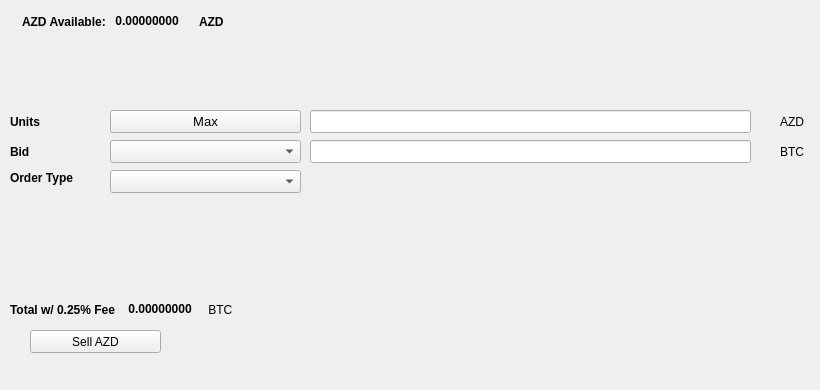
   <widget class="QWidget" name="SellTab">
    <attribute name="title">
     <string>Sell</string>
    </attribute>
    <widget class="QLabel" name="label_16">
     <property name="geometry">
      <rect>
       <x>780</x>
       <y>140</y>
       <width>31</width>
       <height>23</height>
      </rect>
     </property>
     <property name="text">
      <string>BTC</string>
     </property>
    </widget>
    <widget class="QComboBox" name="SellBidcomboBox">
     <property name="geometry">
      <rect>
       <x>110</x>
       <y>140</y>
       <width>191</width>
       <height>23</height>
      </rect>
     </property>
     <property name="font">
      <font>
       <pointsize>10</pointsize>
      </font>
     </property>
    </widget>
    <widget class="QLabel" name="label_18">
     <property name="geometry">
      <rect>
       <x>10</x>
       <y>110</y>
       <width>46</width>
       <height>23</height>
      </rect>
     </property>
     <property name="font">
      <font>
       <weight>75</weight>
       <bold>true</bold>
      </font>
     </property>
     <property name="text">
      <string>Units</string>
     </property>
    </widget>
    <widget class="QPushButton" name="Sell_Max_Amount">
     <property name="geometry">
      <rect>
       <x>110</x>
       <y>110</y>
       <width>191</width>
       <height>23</height>
      </rect>
     </property>
     <property name="font">
      <font>
       <pointsize>10</pointsize>
      </font>
     </property>
     <property name="text">
      <string>Max</string>
     </property>
    </widget>
    <widget class="QLabel" name="label_20">
     <property name="geometry">
      <rect>
       <x>10</x>
       <y>170</y>
       <width>91</width>
       <height>16</height>
      </rect>
     </property>
     <property name="font">
      <font>
       <weight>75</weight>
       <bold>true</bold>
      </font>
     </property>
     <property name="text">
      <string>Order Type</string>
     </property>
    </widget>
    <widget class="QComboBox" name="SellOrdertypeCombo">
     <property name="geometry">
      <rect>
       <x>110</x>
       <y>170</y>
       <width>191</width>
       <height>23</height>
      </rect>
     </property>
     <property name="font">
      <font>
       <pointsize>10</pointsize>
      </font>
     </property>
    </widget>
    <widget class="QLabel" name="label_21">
     <property name="geometry">
      <rect>
       <x>10</x>
       <y>140</y>
       <width>46</width>
       <height>23</height>
      </rect>
     </property>
     <property name="font">
      <font>
       <weight>75</weight>
       <bold>true</bold>
      </font>
     </property>
     <property name="text">
      <string>Bid</string>
     </property>
    </widget>
    <widget class="QLabel" name="label_22">
     <property name="geometry">
      <rect>
       <x>780</x>
       <y>110</y>
       <width>31</width>
       <height>23</height>
      </rect>
     </property>
     <property name="text">
      <string>AZD</string>
     </property>
    </widget>
    <widget class="QLineEdit" name="UnitsInputAZD">
     <property name="geometry">
      <rect>
       <x>310</x>
       <y>110</y>
       <width>441</width>
       <height>23</height>
      </rect>
     </property>
     <property name="font">
      <font>
       <pointsize>9</pointsize>
       <weight>75</weight>
       <bold>true</bold>
      </font>
     </property>
    </widget>
    <widget class="QLineEdit" name="SellBidPriceEdit">
     <property name="geometry">
      <rect>
       <x>310</x>
       <y>140</y>
       <width>441</width>
       <height>23</height>
      </rect>
     </property>
     <property name="font">
      <font>
       <pointsize>9</pointsize>
       <weight>75</weight>
       <bold>true</bold>
      </font>
     </property>
    </widget>
    <widget class="QPushButton" name="SellAZDBTN">
     <property name="geometry">
      <rect>
       <x>30</x>
       <y>330</y>
       <width>131</width>
       <height>23</height>
      </rect>
     </property>
     <property name="text">
      <string>Sell AZD</string>
     </property>
     <property name="icon">
      <iconset resource="../anzudark">
       <normaloff>:/icons/bitcoin</normaloff>:/icons/bitcoin</iconset>
     </property>
    </widget>
    <widget class="QWidget" name="layoutWidget3">
     <property name="geometry">
      <rect>
       <x>22</x>
       <y>12</y>
       <width>258</width>
       <height>19</height>
      </rect>
     </property>
     <layout class="QHBoxLayout" name="horizontalLayout">
      <item>
       <widget class="QLabel" name="label232_2">
        <property name="font">
         <font>
          <weight>75</weight>
          <bold>true</bold>
         </font>
        </property>
        <property name="text">
         <string>AZD Available:</string>
        </property>
       </widget>
      </item>
      <item>
       <widget class="QLabel" name="AZDAvailableLabel">
        <property name="palette">
         <palette>
          <active>
           <colorrole role="WindowText">
            <brush brushstyle="SolidPattern">
             <color alpha="255">
              <red>0</red>
              <green>0</green>
              <blue>0</blue>
             </color>
            </brush>
           </colorrole>
           <colorrole role="Button">
            <brush brushstyle="SolidPattern">
             <color alpha="255">
              <red>0</red>
              <green>170</green>
              <blue>0</blue>
             </color>
            </brush>
           </colorrole>
           <colorrole role="Light">
            <brush brushstyle="SolidPattern">
             <color alpha="255">
              <red>0</red>
              <green>255</green>
              <blue>0</blue>
             </color>
            </brush>
           </colorrole>
           <colorrole role="Midlight">
            <brush brushstyle="SolidPattern">
             <color alpha="255">
              <red>0</red>
              <green>212</green>
              <blue>0</blue>
             </color>
            </brush>
           </colorrole>
           <colorrole role="Dark">
            <brush brushstyle="SolidPattern">
             <color alpha="255">
              <red>0</red>
              <green>85</green>
              <blue>0</blue>
             </color>
            </brush>
           </colorrole>
           <colorrole role="Mid">
            <brush brushstyle="SolidPattern">
             <color alpha="255">
              <red>0</red>
              <green>113</green>
              <blue>0</blue>
             </color>
            </brush>
           </colorrole>
           <colorrole role="Text">
            <brush brushstyle="SolidPattern">
             <color alpha="255">
              <red>0</red>
              <green>170</green>
              <blue>0</blue>
             </color>
            </brush>
           </colorrole>
           <colorrole role="BrightText">
            <brush brushstyle="SolidPattern">
             <color alpha="255">
              <red>255</red>
              <green>255</green>
              <blue>255</blue>
             </color>
            </brush>
           </colorrole>
           <colorrole role="ButtonText">
            <brush brushstyle="SolidPattern">
             <color alpha="255">
              <red>0</red>
              <green>0</green>
              <blue>0</blue>
             </color>
            </brush>
           </colorrole>
           <colorrole role="Base">
            <brush brushstyle="SolidPattern">
             <color alpha="255">
              <red>255</red>
              <green>255</green>
              <blue>255</blue>
             </color>
            </brush>
           </colorrole>
           <colorrole role="Window">
            <brush brushstyle="SolidPattern">
             <color alpha="255">
              <red>0</red>
              <green>170</green>
              <blue>0</blue>
             </color>
            </brush>
           </colorrole>
           <colorrole role="Shadow">
            <brush brushstyle="SolidPattern">
             <color alpha="255">
              <red>0</red>
              <green>0</green>
              <blue>0</blue>
             </color>
            </brush>
           </colorrole>
           <colorrole role="AlternateBase">
            <brush brushstyle="SolidPattern">
             <color alpha="255">
              <red>127</red>
              <green>212</green>
              <blue>127</blue>
             </color>
            </brush>
           </colorrole>
           <colorrole role="ToolTipBase">
            <brush brushstyle="SolidPattern">
             <color alpha="255">
              <red>255</red>
              <green>255</green>
              <blue>220</blue>
             </color>
            </brush>
           </colorrole>
           <colorrole role="ToolTipText">
            <brush brushstyle="SolidPattern">
             <color alpha="255">
              <red>0</red>
              <green>0</green>
              <blue>0</blue>
             </color>
            </brush>
           </colorrole>
          </active>
          <inactive>
           <colorrole role="WindowText">
            <brush brushstyle="SolidPattern">
             <color alpha="255">
              <red>0</red>
              <green>0</green>
              <blue>0</blue>
             </color>
            </brush>
           </colorrole>
           <colorrole role="Button">
            <brush brushstyle="SolidPattern">
             <color alpha="255">
              <red>0</red>
              <green>170</green>
              <blue>0</blue>
             </color>
            </brush>
           </colorrole>
           <colorrole role="Light">
            <brush brushstyle="SolidPattern">
             <color alpha="255">
              <red>0</red>
              <green>255</green>
              <blue>0</blue>
             </color>
            </brush>
           </colorrole>
           <colorrole role="Midlight">
            <brush brushstyle="SolidPattern">
             <color alpha="255">
              <red>0</red>
              <green>212</green>
              <blue>0</blue>
             </color>
            </brush>
           </colorrole>
           <colorrole role="Dark">
            <brush brushstyle="SolidPattern">
             <color alpha="255">
              <red>0</red>
              <green>85</green>
              <blue>0</blue>
             </color>
            </brush>
           </colorrole>
           <colorrole role="Mid">
            <brush brushstyle="SolidPattern">
             <color alpha="255">
              <red>0</red>
              <green>113</green>
              <blue>0</blue>
             </color>
            </brush>
           </colorrole>
           <colorrole role="Text">
            <brush brushstyle="SolidPattern">
             <color alpha="255">
              <red>0</red>
              <green>170</green>
              <blue>0</blue>
             </color>
            </brush>
           </colorrole>
           <colorrole role="BrightText">
            <brush brushstyle="SolidPattern">
             <color alpha="255">
              <red>255</red>
              <green>255</green>
              <blue>255</blue>
             </color>
            </brush>
           </colorrole>
           <colorrole role="ButtonText">
            <brush brushstyle="SolidPattern">
             <color alpha="255">
              <red>0</red>
              <green>0</green>
              <blue>0</blue>
             </color>
            </brush>
           </colorrole>
           <colorrole role="Base">
            <brush brushstyle="SolidPattern">
             <color alpha="255">
              <red>255</red>
              <green>255</green>
              <blue>255</blue>
             </color>
            </brush>
           </colorrole>
           <colorrole role="Window">
            <brush brushstyle="SolidPattern">
             <color alpha="255">
              <red>0</red>
              <green>170</green>
              <blue>0</blue>
             </color>
            </brush>
           </colorrole>
           <colorrole role="Shadow">
            <brush brushstyle="SolidPattern">
             <color alpha="255">
              <red>0</red>
              <green>0</green>
              <blue>0</blue>
             </color>
            </brush>
           </colorrole>
           <colorrole role="AlternateBase">
            <brush brushstyle="SolidPattern">
             <color alpha="255">
              <red>127</red>
              <green>212</green>
              <blue>127</blue>
             </color>
            </brush>
           </colorrole>
           <colorrole role="ToolTipBase">
            <brush brushstyle="SolidPattern">
             <color alpha="255">
              <red>255</red>
              <green>255</green>
              <blue>220</blue>
             </color>
            </brush>
           </colorrole>
           <colorrole role="ToolTipText">
            <brush brushstyle="SolidPattern">
             <color alpha="255">
              <red>0</red>
              <green>0</green>
              <blue>0</blue>
             </color>
            </brush>
           </colorrole>
          </inactive>
          <disabled>
           <colorrole role="WindowText">
            <brush brushstyle="SolidPattern">
             <color alpha="255">
              <red>0</red>
              <green>85</green>
              <blue>0</blue>
             </color>
            </brush>
           </colorrole>
           <colorrole role="Button">
            <brush brushstyle="SolidPattern">
             <color alpha="255">
              <red>0</red>
              <green>170</green>
              <blue>0</blue>
             </color>
            </brush>
           </colorrole>
           <colorrole role="Light">
            <brush brushstyle="SolidPattern">
             <color alpha="255">
              <red>0</red>
              <green>255</green>
              <blue>0</blue>
             </color>
            </brush>
           </colorrole>
           <colorrole role="Midlight">
            <brush brushstyle="SolidPattern">
             <color alpha="255">
              <red>0</red>
              <green>212</green>
              <blue>0</blue>
             </color>
            </brush>
           </colorrole>
           <colorrole role="Dark">
            <brush brushstyle="SolidPattern">
             <color alpha="255">
              <red>0</red>
              <green>85</green>
              <blue>0</blue>
             </color>
            </brush>
           </colorrole>
           <colorrole role="Mid">
            <brush brushstyle="SolidPattern">
             <color alpha="255">
              <red>0</red>
              <green>113</green>
              <blue>0</blue>
             </color>
            </brush>
           </colorrole>
           <colorrole role="Text">
            <brush brushstyle="SolidPattern">
             <color alpha="255">
              <red>0</red>
              <green>85</green>
              <blue>0</blue>
             </color>
            </brush>
           </colorrole>
           <colorrole role="BrightText">
            <brush brushstyle="SolidPattern">
             <color alpha="255">
              <red>255</red>
              <green>255</green>
              <blue>255</blue>
             </color>
            </brush>
           </colorrole>
           <colorrole role="ButtonText">
            <brush brushstyle="SolidPattern">
             <color alpha="255">
              <red>0</red>
              <green>85</green>
              <blue>0</blue>
             </color>
            </brush>
           </colorrole>
           <colorrole role="Base">
            <brush brushstyle="SolidPattern">
             <color alpha="255">
              <red>0</red>
              <green>170</green>
              <blue>0</blue>
             </color>
            </brush>
           </colorrole>
           <colorrole role="Window">
            <brush brushstyle="SolidPattern">
             <color alpha="255">
              <red>0</red>
              <green>170</green>
              <blue>0</blue>
             </color>
            </brush>
           </colorrole>
           <colorrole role="Shadow">
            <brush brushstyle="SolidPattern">
             <color alpha="255">
              <red>0</red>
              <green>0</green>
              <blue>0</blue>
             </color>
            </brush>
           </colorrole>
           <colorrole role="AlternateBase">
            <brush brushstyle="SolidPattern">
             <color alpha="255">
              <red>0</red>
              <green>170</green>
              <blue>0</blue>
             </color>
            </brush>
           </colorrole>
           <colorrole role="ToolTipBase">
            <brush brushstyle="SolidPattern">
             <color alpha="255">
              <red>255</red>
              <green>255</green>
              <blue>220</blue>
             </color>
            </brush>
           </colorrole>
           <colorrole role="ToolTipText">
            <brush brushstyle="SolidPattern">
             <color alpha="255">
              <red>0</red>
              <green>0</green>
              <blue>0</blue>
             </color>
            </brush>
           </colorrole>
          </disabled>
         </palette>
        </property>
        <property name="font">
         <font>
          <weight>75</weight>
          <bold>true</bold>
         </font>
        </property>
        <property name="text">
         <string> 0.00000000 </string>
        </property>
        <property name="textInteractionFlags">
         <set>Qt::LinksAccessibleByMouse|Qt::TextSelectableByKeyboard|Qt::TextSelectableByMouse</set>
        </property>
       </widget>
      </item>
      <item>
       <widget class="QLabel" name="labelAZD">
        <property name="font">
         <font>
          <weight>75</weight>
          <bold>true</bold>
         </font>
        </property>
        <property name="text">
         <string>AZD</string>
        </property>
       </widget>
      </item>
     </layout>
    </widget>
    <widget class="QWidget" name="layoutWidget">
     <property name="geometry">
      <rect>
       <x>10</x>
       <y>300</y>
       <width>268</width>
       <height>19</height>
      </rect>
     </property>
     <layout class="QHBoxLayout" name="horizontalLayout_2">
      <item>
       <widget class="QLabel" name="label_19">
        <property name="font">
         <font>
          <weight>75</weight>
          <bold>true</bold>
         </font>
        </property>
        <property name="text">
         <string>Total w/ 0.25% Fee </string>
        </property>
       </widget>
      </item>
      <item>
       <widget class="QLabel" name="SellCostLabel">
        <property name="palette">
         <palette>
          <active>
           <colorrole role="WindowText">
            <brush brushstyle="SolidPattern">
             <color alpha="255">
              <red>0</red>
              <green>0</green>
              <blue>0</blue>
             </color>
            </brush>
           </colorrole>
           <colorrole role="Button">
            <brush brushstyle="SolidPattern">
             <color alpha="255">
              <red>0</red>
              <green>170</green>
              <blue>0</blue>
             </color>
            </brush>
           </colorrole>
           <colorrole role="Light">
            <brush brushstyle="SolidPattern">
             <color alpha="255">
              <red>0</red>
              <green>255</green>
              <blue>0</blue>
             </color>
            </brush>
           </colorrole>
           <colorrole role="Midlight">
            <brush brushstyle="SolidPattern">
             <color alpha="255">
              <red>0</red>
              <green>212</green>
              <blue>0</blue>
             </color>
            </brush>
           </colorrole>
           <colorrole role="Dark">
            <brush brushstyle="SolidPattern">
             <color alpha="255">
              <red>0</red>
              <green>85</green>
              <blue>0</blue>
             </color>
            </brush>
           </colorrole>
           <colorrole role="Mid">
            <brush brushstyle="SolidPattern">
             <color alpha="255">
              <red>0</red>
              <green>113</green>
              <blue>0</blue>
             </color>
            </brush>
           </colorrole>
           <colorrole role="Text">
            <brush brushstyle="SolidPattern">
             <color alpha="255">
              <red>0</red>
              <green>170</green>
              <blue>0</blue>
             </color>
            </brush>
           </colorrole>
           <colorrole role="BrightText">
            <brush brushstyle="SolidPattern">
             <color alpha="255">
              <red>255</red>
              <green>255</green>
              <blue>255</blue>
             </color>
            </brush>
           </colorrole>
           <colorrole role="ButtonText">
            <brush brushstyle="SolidPattern">
             <color alpha="255">
              <red>0</red>
              <green>0</green>
              <blue>0</blue>
             </color>
            </brush>
           </colorrole>
           <colorrole role="Base">
            <brush brushstyle="SolidPattern">
             <color alpha="255">
              <red>255</red>
              <green>255</green>
              <blue>255</blue>
             </color>
            </brush>
           </colorrole>
           <colorrole role="Window">
            <brush brushstyle="SolidPattern">
             <color alpha="255">
              <red>0</red>
              <green>170</green>
              <blue>0</blue>
             </color>
            </brush>
           </colorrole>
           <colorrole role="Shadow">
            <brush brushstyle="SolidPattern">
             <color alpha="255">
              <red>0</red>
              <green>0</green>
              <blue>0</blue>
             </color>
            </brush>
           </colorrole>
           <colorrole role="AlternateBase">
            <brush brushstyle="SolidPattern">
             <color alpha="255">
              <red>127</red>
              <green>212</green>
              <blue>127</blue>
             </color>
            </brush>
           </colorrole>
           <colorrole role="ToolTipBase">
            <brush brushstyle="SolidPattern">
             <color alpha="255">
              <red>255</red>
              <green>255</green>
              <blue>220</blue>
             </color>
            </brush>
           </colorrole>
           <colorrole role="ToolTipText">
            <brush brushstyle="SolidPattern">
             <color alpha="255">
              <red>0</red>
              <green>0</green>
              <blue>0</blue>
             </color>
            </brush>
           </colorrole>
          </active>
          <inactive>
           <colorrole role="WindowText">
            <brush brushstyle="SolidPattern">
             <color alpha="255">
              <red>0</red>
              <green>0</green>
              <blue>0</blue>
             </color>
            </brush>
           </colorrole>
           <colorrole role="Button">
            <brush brushstyle="SolidPattern">
             <color alpha="255">
              <red>0</red>
              <green>170</green>
              <blue>0</blue>
             </color>
            </brush>
           </colorrole>
           <colorrole role="Light">
            <brush brushstyle="SolidPattern">
             <color alpha="255">
              <red>0</red>
              <green>255</green>
              <blue>0</blue>
             </color>
            </brush>
           </colorrole>
           <colorrole role="Midlight">
            <brush brushstyle="SolidPattern">
             <color alpha="255">
              <red>0</red>
              <green>212</green>
              <blue>0</blue>
             </color>
            </brush>
           </colorrole>
           <colorrole role="Dark">
            <brush brushstyle="SolidPattern">
             <color alpha="255">
              <red>0</red>
              <green>85</green>
              <blue>0</blue>
             </color>
            </brush>
           </colorrole>
           <colorrole role="Mid">
            <brush brushstyle="SolidPattern">
             <color alpha="255">
              <red>0</red>
              <green>113</green>
              <blue>0</blue>
             </color>
            </brush>
           </colorrole>
           <colorrole role="Text">
            <brush brushstyle="SolidPattern">
             <color alpha="255">
              <red>0</red>
              <green>170</green>
              <blue>0</blue>
             </color>
            </brush>
           </colorrole>
           <colorrole role="BrightText">
            <brush brushstyle="SolidPattern">
             <color alpha="255">
              <red>255</red>
              <green>255</green>
              <blue>255</blue>
             </color>
            </brush>
           </colorrole>
           <colorrole role="ButtonText">
            <brush brushstyle="SolidPattern">
             <color alpha="255">
              <red>0</red>
              <green>0</green>
              <blue>0</blue>
             </color>
            </brush>
           </colorrole>
           <colorrole role="Base">
            <brush brushstyle="SolidPattern">
             <color alpha="255">
              <red>255</red>
              <green>255</green>
              <blue>255</blue>
             </color>
            </brush>
           </colorrole>
           <colorrole role="Window">
            <brush brushstyle="SolidPattern">
             <color alpha="255">
              <red>0</red>
              <green>170</green>
              <blue>0</blue>
             </color>
            </brush>
           </colorrole>
           <colorrole role="Shadow">
            <brush brushstyle="SolidPattern">
             <color alpha="255">
              <red>0</red>
              <green>0</green>
              <blue>0</blue>
             </color>
            </brush>
           </colorrole>
           <colorrole role="AlternateBase">
            <brush brushstyle="SolidPattern">
             <color alpha="255">
              <red>127</red>
              <green>212</green>
              <blue>127</blue>
             </color>
            </brush>
           </colorrole>
           <colorrole role="ToolTipBase">
            <brush brushstyle="SolidPattern">
             <color alpha="255">
              <red>255</red>
              <green>255</green>
              <blue>220</blue>
             </color>
            </brush>
           </colorrole>
           <colorrole role="ToolTipText">
            <brush brushstyle="SolidPattern">
             <color alpha="255">
              <red>0</red>
              <green>0</green>
              <blue>0</blue>
             </color>
            </brush>
           </colorrole>
          </inactive>
          <disabled>
           <colorrole role="WindowText">
            <brush brushstyle="SolidPattern">
             <color alpha="255">
              <red>0</red>
              <green>85</green>
              <blue>0</blue>
             </color>
            </brush>
           </colorrole>
           <colorrole role="Button">
            <brush brushstyle="SolidPattern">
             <color alpha="255">
              <red>0</red>
              <green>170</green>
              <blue>0</blue>
             </color>
            </brush>
           </colorrole>
           <colorrole role="Light">
            <brush brushstyle="SolidPattern">
             <color alpha="255">
              <red>0</red>
              <green>255</green>
              <blue>0</blue>
             </color>
            </brush>
           </colorrole>
           <colorrole role="Midlight">
            <brush brushstyle="SolidPattern">
             <color alpha="255">
              <red>0</red>
              <green>212</green>
              <blue>0</blue>
             </color>
            </brush>
           </colorrole>
           <colorrole role="Dark">
            <brush brushstyle="SolidPattern">
             <color alpha="255">
              <red>0</red>
              <green>85</green>
              <blue>0</blue>
             </color>
            </brush>
           </colorrole>
           <colorrole role="Mid">
            <brush brushstyle="SolidPattern">
             <color alpha="255">
              <red>0</red>
              <green>113</green>
              <blue>0</blue>
             </color>
            </brush>
           </colorrole>
           <colorrole role="Text">
            <brush brushstyle="SolidPattern">
             <color alpha="255">
              <red>0</red>
              <green>85</green>
              <blue>0</blue>
             </color>
            </brush>
           </colorrole>
           <colorrole role="BrightText">
            <brush brushstyle="SolidPattern">
             <color alpha="255">
              <red>255</red>
              <green>255</green>
              <blue>255</blue>
             </color>
            </brush>
           </colorrole>
           <colorrole role="ButtonText">
            <brush brushstyle="SolidPattern">
             <color alpha="255">
              <red>0</red>
              <green>85</green>
              <blue>0</blue>
             </color>
            </brush>
           </colorrole>
           <colorrole role="Base">
            <brush brushstyle="SolidPattern">
             <color alpha="255">
              <red>0</red>
              <green>170</green>
              <blue>0</blue>
             </color>
            </brush>
           </colorrole>
           <colorrole role="Window">
            <brush brushstyle="SolidPattern">
             <color alpha="255">
              <red>0</red>
              <green>170</green>
              <blue>0</blue>
             </color>
            </brush>
           </colorrole>
           <colorrole role="Shadow">
            <brush brushstyle="SolidPattern">
             <color alpha="255">
              <red>0</red>
              <green>0</green>
              <blue>0</blue>
             </color>
            </brush>
           </colorrole>
           <colorrole role="AlternateBase">
            <brush brushstyle="SolidPattern">
             <color alpha="255">
              <red>0</red>
              <green>170</green>
              <blue>0</blue>
             </color>
            </brush>
           </colorrole>
           <colorrole role="ToolTipBase">
            <brush brushstyle="SolidPattern">
             <color alpha="255">
              <red>255</red>
              <green>255</green>
              <blue>220</blue>
             </color>
            </brush>
           </colorrole>
           <colorrole role="ToolTipText">
            <brush brushstyle="SolidPattern">
             <color alpha="255">
              <red>0</red>
              <green>0</green>
              <blue>0</blue>
             </color>
            </brush>
           </colorrole>
          </disabled>
         </palette>
        </property>
        <property name="font">
         <font>
          <weight>75</weight>
          <bold>true</bold>
         </font>
        </property>
        <property name="autoFillBackground">
         <bool>false</bool>
        </property>
        <property name="text">
         <string> 0.00000000</string>
        </property>
        <property name="textInteractionFlags">
         <set>Qt::LinksAccessibleByMouse|Qt::TextSelectableByMouse</set>
        </property>
       </widget>
      </item>
      <item>
       <widget class="QLabel" name="label_17">
        <property name="font">
         <font>
          <weight>50</weight>
          <bold>false</bold>
         </font>
        </property>
        <property name="text">
         <string> BTC</string>
        </property>
       </widget>
      </item>
     </layout>
    </widget>
    <widget class="QLabel" name="label_23">
     <property name="geometry">
      <rect>
       <x>460</x>
       <y>300</y>
       <width>281</width>
       <height>81</height>
      </rect>
     </property>
     <property name="text">
      <string/>
     </property>
     <property name="pixmap">
      <pixmap>:/images/bittrex</pixmap>
     </property>
    </widget>
   </widget>
